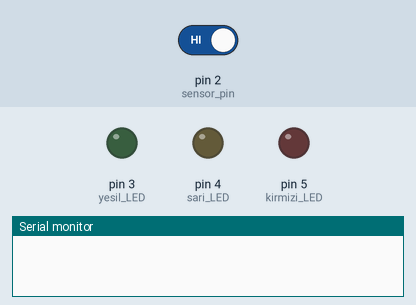
This sketch was run on a simulated Arduino Uno, built with avr-gcc and run on an emulated ATmega328P. On the bench: output pins drawn as LEDs (lit = HIGH), the last lines printed to the serial monitor. The test bench sets the inputs (shaded band); at power-on: pin 2 (sensor_pin) HIGH.

Above: at 1.2 s.
1.3 s: pin 2 (sensor_pin) driven LOW
At 2.1 s:
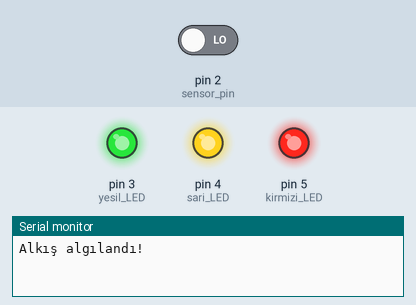
2.8 s: pin 2 (sensor_pin) driven HIGH
At 3.6 s:
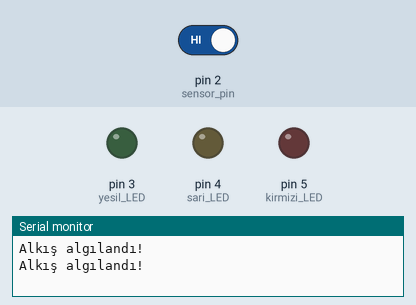
Timing chart, 0 to 5.8 s (numbered marks = the images above; inputs shaded):
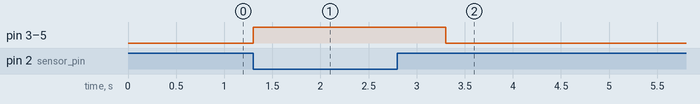

The sketch:

alk__la_yanan_lamba.ino
```cpp
int sensor_pin=2;
int yesil_LED=3;
int sari_LED=4;
int kirmizi_LED=5;
void setup() {
pinMode(sensor_pin,INPUT);
pinMode(yesil_LED,OUTPUT);
pinMode(sari_LED,OUTPUT);
pinMode(kirmizi_LED,OUTPUT);
Serial.begin(9600);
}

void loop() {
int sensorVeri=digitalRead(sensor_pin);
if(sensorVeri==LOW)
{
  Serial.println("Alkış algılandı!");
  digitalWrite(yesil_LED,HIGH);
  digitalWrite(sari_LED,HIGH);
  digitalWrite(kirmizi_LED,HIGH);
  delay(1000);
}
else
{
  digitalWrite(yesil_LED,LOW);
  digitalWrite(sari_LED,LOW);
  digitalWrite(kirmizi_LED,LOW);
}
}
```

Measured:
- after the input at 1.3 s, pin 3 (yesil_LED), pin 4 (sari_LED), pin 5 (kirmizi_LED): LOW → HIGH at once
- after the input at 2.8 s, pin 3 (yesil_LED), pin 4 (sari_LED), pin 5 (kirmizi_LED): HIGH → LOW after 0.50 s
